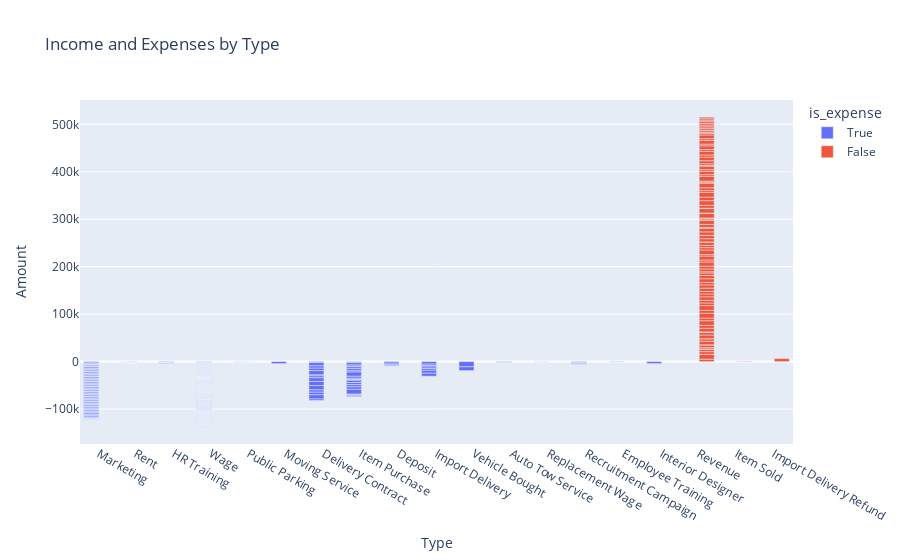

The code cell stored with this chart in its notebook:
### Code cell
px.bar(income_expense_df, x="Type", y="Amount", color="is_expense", barmode="group", title="Income and Expenses by Type")

### Figure 1 — Plotly figure (JSON) as saved in the notebook; plotly's stock layout.template omitted (floating-point values rounded to 4 significant figures; data arrays with more than 128 entries replaced by an {"elided": "..."} marker saying what was removed)
{"data": [{"alignmentgroup": "True", "hovertemplate": "is_expense=True<br>Type=%{x}<br>Amount=%{y}<extra></extra>", "legendgroup": "True", "marker": {"color": "#636efa", "pattern": {"shape": ""}}, "name": "True", "offsetgroup": "True", "orientation": "v", "showlegend": true, "textposition": "auto", "type": "bar", "x": {"elided": "900 str values"}, "xaxis": "x", "y": {"elided": "900 float values"}, "yaxis": "y"}, {"alignmentgroup": "True", "hovertemplate": "is_expense=False<br>Type=%{x}<br>Amount=%{y}<extra></extra>", "legendgroup": "False", "marker": {"color": "#EF553B", "pattern": {"shape": ""}}, "name": "False", "offsetgroup": "False", "orientation": "v", "showlegend": true, "textposition": "auto", "type": "bar", "x": ["Revenue", "Revenue", "Revenue", "Revenue", "Revenue", "Revenue", "Revenue", "Revenue", "Revenue", "Revenue", "Revenue", "Revenue", "Revenue", "Revenue", "Revenue", "Revenue", "Item Sold", "Revenue", "Revenue", "Revenue", "Revenue", "Revenue", "Revenue", "Revenue", "Revenue", "Revenue", "Revenue", "Revenue", "Revenue", "Revenue", "Import Delivery Refund", "Revenue", "Revenue", "Revenue", "Revenue", "Revenue", "Revenue", "Revenue", "Revenue", "Revenue", "Revenue", "Revenue", "Revenue", "Revenue", "Revenue", "Revenue", "Revenue", "Revenue", "Revenue", "Revenue", "Revenue", "Revenue", "Revenue", "Revenue", "Revenue", "Revenue", "Revenue", "Revenue", "Revenue", "Revenue", "Revenue", "Revenue", "Revenue", "Revenue", "Revenue", "Revenue", "Revenue", "Revenue", "Revenue", "Revenue", "Revenue", "Revenue", "Revenue", "Revenue", "Revenue", "Revenue", "Revenue", "Revenue", "Revenue", "Revenue", "Revenue", "Revenue", "Revenue", "Revenue", "Revenue", "Revenue", "Revenue", "Revenue", "Revenue", "Revenue", "Revenue", "Revenue", "Revenue", "Revenue", "Revenue", "Revenue", "Revenue", "Revenue", "Revenue", "Revenue"], "xaxis": "x", "y": [5180, 9858, 200, 5740, 4871.0, 800, 2836.0, 5600, 400, 7476.0, 5180, 200, 7734, 5320, 1200, 7734, 750, 5880, 10000, 5600, 10000, 6160, 10000, 5543.0, 5460, 7600, 5952.0, 5320, 7000, 6858.0, 6319.0, 5180, 7800, 6858.0, 5180, 2600, 5952.0, 5740, 8800, 4200, 8400, 3080, 9600, 5047.0, 4800, 6858.0, 400, 6800, 6599.0, 400, 7400, 7635.0, 1850, 6200, 8411, 1200, 3600, 400, 9600, 800, 9446.0, 650, 6200, 9705, 7600, 9964.0, 3710, 6000, 9446.0, 2226, 2400, 9834.0, 3710, 6880, 3710, 7200, 1417.0, 3710, 6400, 7728, 4452, 7728, 3710, 7728, 3710, 7728, 3710, 7729.0, 3710, 1418.0, 3710, 1418.0, 3710, 3222.0, 3710, 3222.0, 3964, 3222.0, 2958, 3222.0], "yaxis": "y"}], "layout": {"barmode": "group", "legend": {"title": {"text": "is_expense"}, "tracegroupgap": 0}, "title": {"text": "Income and Expenses by Type"}, "xaxis": {"anchor": "y", "domain": [0, 1], "title": {"text": "Type"}}, "yaxis": {"anchor": "x", "domain": [0, 1], "title": {"text": "Amount"}}}}
